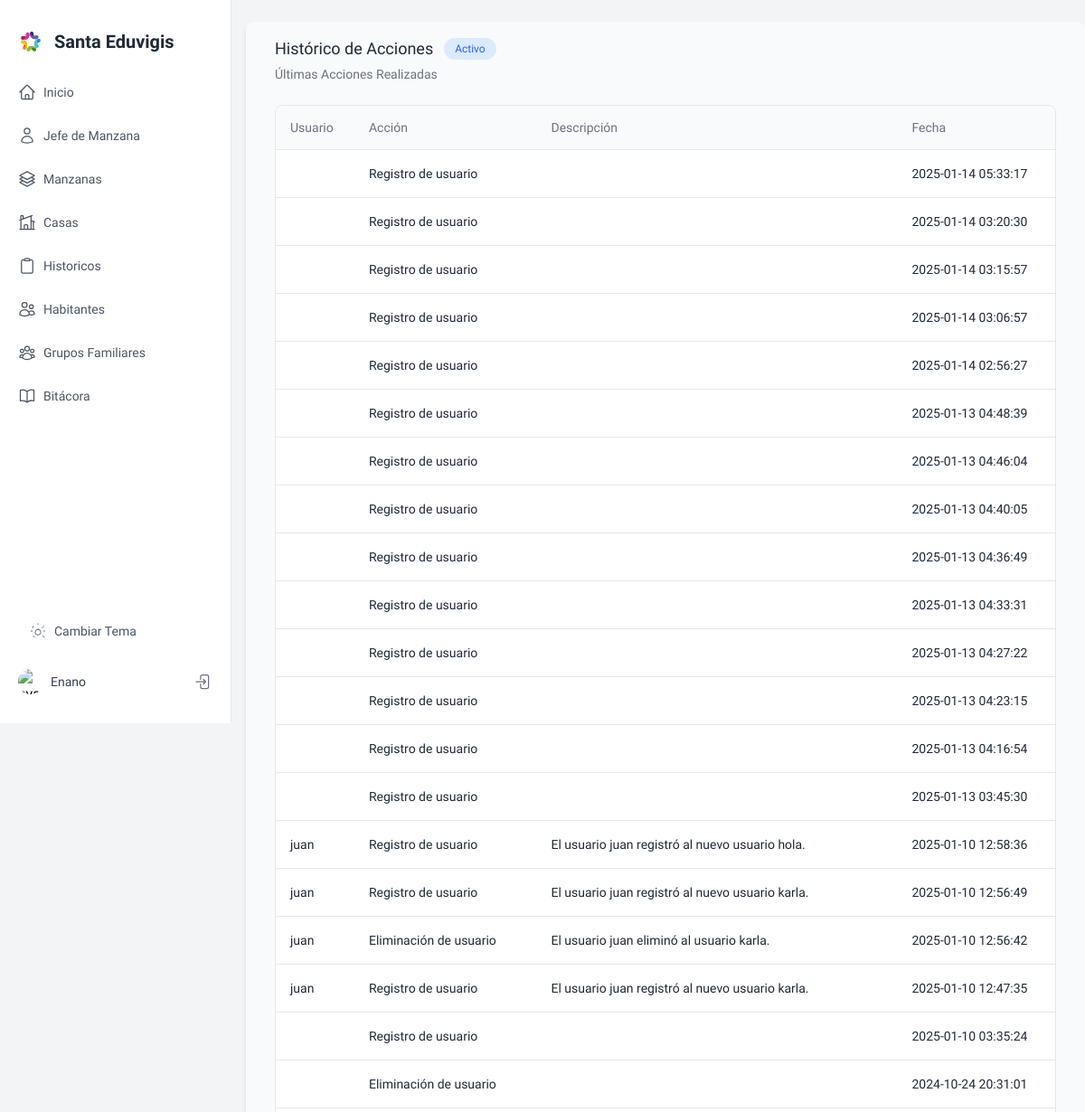
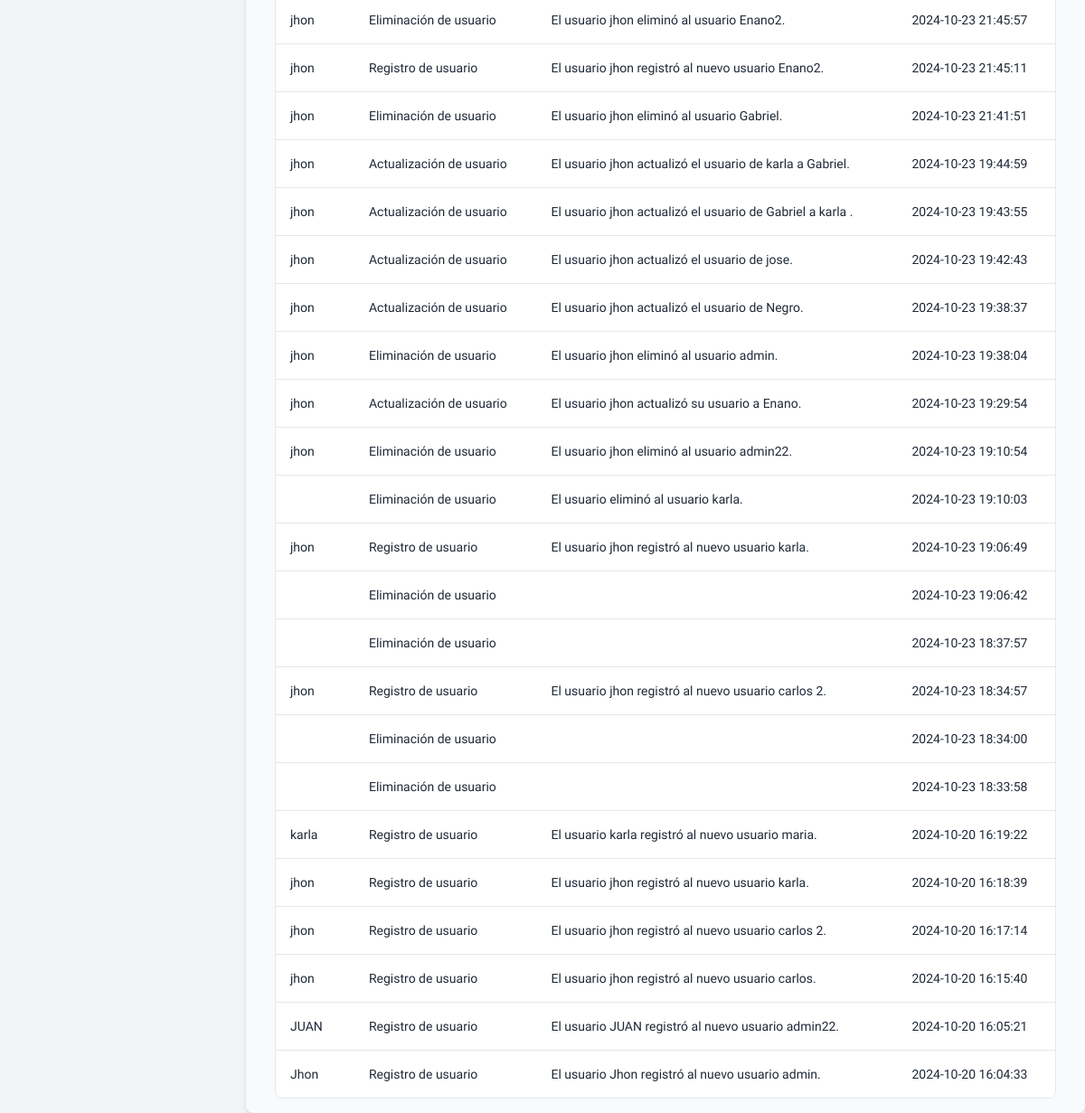
Page /components/bitacora.php (signed in) on the committed database (2 pictures, top to bottom).
### tables this page shows
CREATE TABLE `bitacora` (
  `id_bitacora` int(11) NOT NULL,
  `usuario` varchar(100) DEFAULT NULL,
  `accion` varchar(255) DEFAULT NULL,
  `descripcion` varchar(255) DEFAULT NULL,
  `fecha` timestamp NOT NULL DEFAULT current_timestamp()
);

### controladores/getbitacora.php (the view)
<?php
include '../../src/controladores/conexion.php';
$sql = "SELECT usuario, accion, descripcion, fecha FROM bitacora ORDER BY fecha DESC";
$resultado = $conn->query($sql);
if ($resultado && $resultado->num_rows > 0) {
    while ($fila = $resultado->fetch_assoc()) {
        echo "<tr>";
        echo "<td class='px-4 py-4 text-sm font-medium whitespace-nowrap'><h2 class='font-medium text-gray-800 dark:text-white'>{$fila['usuario']}</h2></td>";
        echo "<td class='px-4 py-4 text-sm font-medium whitespace-nowrap'><h2 class='font-medium text-gray-800 dark:text-white'>{$fila['accion']}</h2></td>";
        echo "<td class='px-4 py-4 text-sm font-medium whitespace-nowrap'><h2 class='font-medium text-gray-800 dark:text-white'>{$fila['descripcion']}</h2></td>";
        echo "<td class='px-4 py-4 text-sm font-medium whitespace-nowrap'><h2 class='font-medium text-gray-800 dark:text-white'>{$fila['fecha']}</h2></td>";
        echo "</tr>";
    }
} else {
    echo "<tr><td colspan='4' class='px-4 py-4 text-sm text-center text-gray-500 dark:text-gray-300'>No hay registros en la bitácora.</td></tr>";
}
?>

### rows in the picture
bitacora: accion "Registro de usuario", fecha "2025-01-14 05:33:17"
bitacora: accion "Registro de usuario", fecha "2025-01-14 03:20:30"
bitacora: accion "Registro de usuario", fecha "2025-01-14 03:15:57"
bitacora: accion "Registro de usuario", fecha "2025-01-14 03:06:57"
bitacora: accion "Registro de usuario", fecha "2025-01-14 02:56:27"
bitacora: accion "Registro de usuario", fecha "2025-01-13 04:48:39"
bitacora: accion "Registro de usuario", fecha "2025-01-13 04:46:04"
bitacora: accion "Registro de usuario", fecha "2025-01-13 04:40:05"
bitacora: accion "Registro de usuario", fecha "2025-01-13 04:36:49"
bitacora: accion "Registro de usuario", fecha "2025-01-13 04:33:31"
bitacora: accion "Registro de usuario", fecha "2025-01-13 04:27:22"
bitacora: accion "Registro de usuario", fecha "2025-01-13 04:23:15"
bitacora: accion "Registro de usuario", fecha "2025-01-13 04:16:54"
bitacora: accion "Registro de usuario", fecha "2025-01-13 03:45:30"
bitacora: usuario "juan", accion "Registro de usuario", descripcion "El usuario juan registró al nuevo usuario hola.", fecha "2025-01-10 12:58:36"
bitacora: usuario "juan", accion "Registro de usuario", descripcion "El usuario juan registró al nuevo usuario karla.", fecha "2025-01-10 12:56:49"
bitacora: usuario "juan", accion "Eliminación de usuario", descripcion "El usuario juan eliminó al usuario karla.", fecha "2025-01-10 12:56:42"
bitacora: usuario "juan", accion "Registro de usuario", descripcion "El usuario juan registró al nuevo usuario karla.", fecha "2025-01-10 12:47:35"
bitacora: accion "Registro de usuario", fecha "2025-01-10 03:35:24"
bitacora: accion "Eliminación de usuario", fecha "2024-10-24 20:31:01"
bitacora: usuario "jhon", accion "Eliminación de usuario", descripcion "El usuario jhon eliminó al usuario Enano2.", fecha "2024-10-23 21:45:57"
bitacora: usuario "jhon", accion "Registro de usuario", descripcion "El usuario jhon registró al nuevo usuario Enano2.", fecha "2024-10-23 21:45:11"
bitacora: usuario "jhon", accion "Eliminación de usuario", descripcion "El usuario jhon eliminó al usuario Gabriel.", fecha "2024-10-23 21:41:51"
bitacora: usuario "jhon", accion "Actualización de usuario", descripcion "El usuario jhon actualizó el usuario de karla a Gabriel.", fecha "2024-10-23 19:44:59"
bitacora: usuario "jhon", accion "Actualización de usuario", descripcion "El usuario jhon actualizó el usuario de Gabriel a karla .", fecha "2024-10-23 19:43:55"
bitacora: usuario "jhon", accion "Actualización de usuario", descripcion "El usuario jhon actualizó el usuario de jose.", fecha "2024-10-23 19:42:43"
bitacora: usuario "jhon", accion "Actualización de usuario", descripcion "El usuario jhon actualizó el usuario de Negro.", fecha "2024-10-23 19:38:37"
bitacora: usuario "jhon", accion "Eliminación de usuario", descripcion "El usuario jhon eliminó al usuario admin.", fecha "2024-10-23 19:38:04"
bitacora: usuario "jhon", accion "Actualización de usuario", descripcion "El usuario jhon actualizó su usuario a Enano.", fecha "2024-10-23 19:29:54"
bitacora: usuario "jhon", accion "Eliminación de usuario", descripcion "El usuario jhon eliminó al usuario admin22.", fecha "2024-10-23 19:10:54"
bitacora: accion "Eliminación de usuario", descripcion "El usuario eliminó al usuario karla.", fecha "2024-10-23 19:10:03"
bitacora: usuario "jhon", accion "Registro de usuario", descripcion "El usuario jhon registró al nuevo usuario karla.", fecha "2024-10-23 19:06:49"
bitacora: accion "Eliminación de usuario", fecha "2024-10-23 19:06:42"
bitacora: accion "Eliminación de usuario", fecha "2024-10-23 18:37:57"
bitacora: usuario "jhon", accion "Registro de usuario", descripcion "El usuario jhon registró al nuevo usuario carlos 2.", fecha "2024-10-23 18:34:57"
bitacora: accion "Eliminación de usuario", fecha "2024-10-23 18:34:00"
bitacora: accion "Eliminación de usuario", fecha "2024-10-23 18:33:58"
bitacora: usuario "karla", accion "Registro de usuario", descripcion "El usuario karla registró al nuevo usuario maria.", fecha "2024-10-20 16:19:22"
bitacora: usuario "jhon", accion "Registro de usuario", descripcion "El usuario jhon registró al nuevo usuario karla.", fecha "2024-10-20 16:18:39"
bitacora: usuario "jhon", accion "Registro de usuario", descripcion "El usuario jhon registró al nuevo usuario carlos 2.", fecha "2024-10-20 16:17:14"
bitacora: usuario "jhon", accion "Registro de usuario", descripcion "El usuario jhon registró al nuevo usuario carlos.", fecha "2024-10-20 16:15:40"
bitacora: usuario "JUAN", accion "Registro de usuario", descripcion "El usuario JUAN registró al nuevo usuario admin22.", fecha "2024-10-20 16:05:21"
bitacora: usuario "Jhon", accion "Registro de usuario", descripcion "El usuario Jhon registró al nuevo usuario admin.", fecha "2024-10-20 16:04:33"

### other values in the picture
$usuario_actual "Enano"
